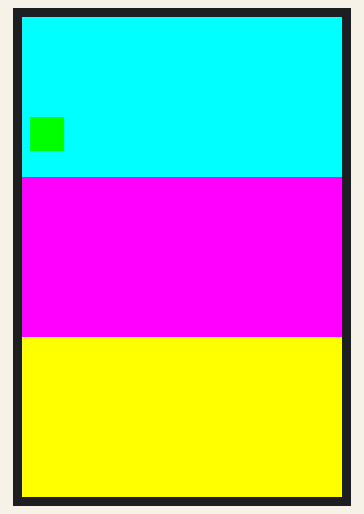
Simulated run of this sketch. Board: Arduino Uno, built with avr-gcc and run on an emulated ATmega328P. On the bench: 320×480 colour display.

Above: at 0.67 s.
At 1.02 s:
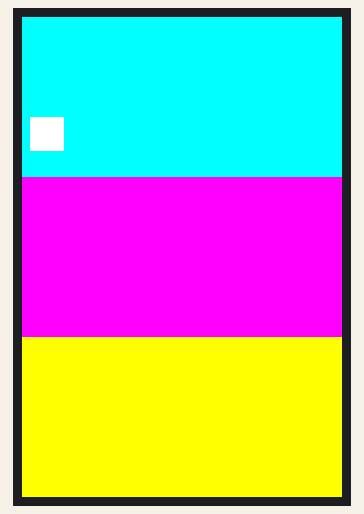

The sketch:

Arduino_GFX_fix_shim.ino
```cpp
// Arduino_GFX ILI9488 — post-begin() fixup to match the proven panel settings
// Use if you want Arduino_GFX drawing but need 18-bit + INVON + VIVID after begin().
// Pins: CS=D3, DC=D0, RST=D1; SPI via ICSP.

#include <Arduino_GFX_Library.h>

#define TFT_CS  3
#define TFT_DC  0
#define TFT_RST 1

Arduino_DataBus *bus = new Arduino_HWSPI(TFT_DC, TFT_CS);
Arduino_GFX *gfx     = new Arduino_ILI9488(bus, TFT_RST, 0 /*rotation*/, false /*IPS*/);

static const uint32_t SPI_HZ = 16000000;

static const uint8_t vivid[] = {
  0xC0,2,0x10,0x10,  0xC1,1,0x41,  0xC5,3,0x00,0x2C,0x80,
  0xB0,1,0x00,      0xB1,1,0xB0,  0xB4,1,0x02,  0xB6,3,0x02,0x02,0x3B,
  0xE0,15,0x00,0x03,0x09,0x08,0x16,0x0A,0x3F,0x78,0x4C,0x09,0x0A,0x08,0x16,0x1A,0x0F,
  0xE1,15,0x00,0x16,0x19,0x03,0x0F,0x05,0x32,0x45,0x46,0x04,0x0E,0x0D,0x35,0x37,0x0F,
  0xE9,1,0x00,      0xF7,4,0xA9,0x51,0x2C,0x82
};

static void post_begin_fixup(){
  gfx->startWrite();
  // Ensure 18-bit pixel format
  gfx->writeCommand(0x3A); gfx->write(0x66);
  // VIVID sequence
  const uint8_t *p=vivid; size_t i=0, n=sizeof(vivid);
  while(i<n){
    uint8_t reg=p[i++], cnt=p[i++];
    gfx->writeCommand(reg);
    while(cnt--) gfx->write(*p++);
  }
  // Inversion ON
  gfx->writeCommand(0x21);
  gfx->endWrite();
}

void setup(){
  if (!gfx->begin(SPI_HZ)) while(1){};
  post_begin_fixup();
  gfx->setRotation(0); // 0→MADCTL 0x48, 2→0x88
  gfx->fillScreen(BLACK);
  gfx->fillRect(0,0,gfx->width(),gfx->height()/3, RED);
  gfx->fillRect(0,gfx->height()/3,gfx->width(),gfx->height()/3, GREEN);
  gfx->fillRect(0,2*(gfx->height()/3),gfx->width(),gfx->height()-2*(gfx->height()/3), BLUE);
}

void loop(){
  static bool on=false; on=!on;
  gfx->fillRect(8, 100, 34, 34, on?MAGENTA:BLACK);
  delay(350);
}
```
